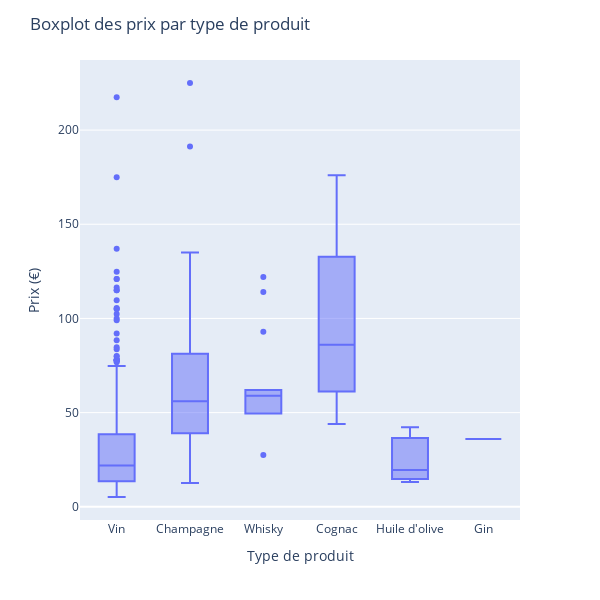

The cell this chart's notebook holds for it:
### Code cell
# Affichage des prix par type de produit
fig = px.box(df_merge, x='product_type', y='price',  width=600, height=600)
fig.update_layout(title='Boxplot des prix par type de produit', yaxis_title='Prix (€)', xaxis_title='Type de produit')
fig.show()

### Figure 1 — Plotly figure (JSON) as saved in the notebook; plotly's stock layout.template omitted (floating-point values rounded to 4 significant figures; data arrays with more than 128 entries replaced by an {"elided": "..."} marker saying what was removed)
{"data": [{"alignmentgroup": "True", "hovertemplate": "product_type=%{x}<br>price=%{y}<extra></extra>", "legendgroup": "", "marker": {"color": "#636efa"}, "name": "", "notched": false, "offsetgroup": "", "orientation": "v", "showlegend": false, "type": "box", "x": {"elided": "715 str values"}, "x0": " ", "xaxis": "x", "y": {"elided": "715 float values"}, "y0": " ", "yaxis": "y"}], "layout": {"boxmode": "group", "height": 600, "legend": {"tracegroupgap": 0}, "margin": {"t": 60}, "title": {"text": "Boxplot des prix par type de produit"}, "width": 600, "xaxis": {"anchor": "y", "domain": [0, 1], "title": {"text": "Type de produit"}}, "yaxis": {"anchor": "x", "domain": [0, 1], "title": {"text": "Prix (€)"}}}}
